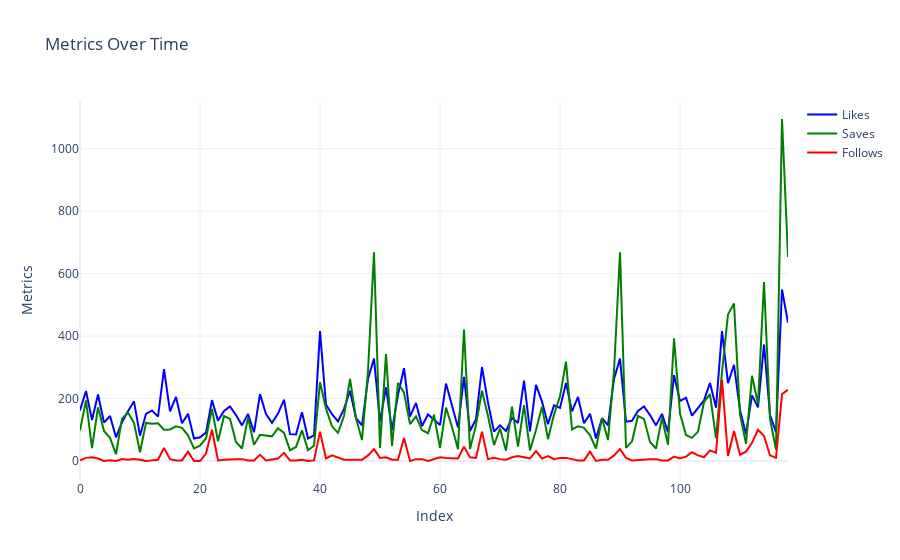

Notebook code cell kept with this figure:
### Code cell
# Creating a line plot for metrics over time using index
fig = go.Figure()

# Adding traces for each metric
metrics = ['Likes', 'Saves', 'Follows']
colors = ['blue', 'green', 'red']

for metric, color in zip(metrics, colors):
    fig.add_trace(go.Scatter(x=df.index, y=df[metric], mode='lines', name=metric, line=dict(color=color)))

# Updating the layout
fig.update_layout(title='Metrics Over Time',
                  xaxis_title='Index',
                  yaxis_title='Metrics')

# Showing the plot
fig.show()

### Figure 1 — Plotly figure (JSON) as saved in the notebook; plotly's stock layout.template omitted (floating-point values rounded to 4 significant figures)
{"data": [{"line": {"color": "blue"}, "mode": "lines", "name": "Likes", "type": "scatter", "x": [0, 1, 2, 3, 4, 5, 6, 7, 8, 9, 10, 11, 12, 13, 14, 15, 16, 17, 18, 19, 20, 21, 22, 23, 24, 25, 26, 27, 28, 29, 30, 31, 32, 33, 34, 35, 36, 37, 38, 39, 40, 41, 42, 43, 44, 45, 46, 47, 48, 49, 50, 51, 52, 53, 54, 55, 56, 57, 58, 59, 60, 61, 62, 63, 64, 65, 66, 67, 68, 69, 70, 71, 72, 73, 74, 75, 76, 77, 78, 79, 80, 81, 82, 83, 84, 85, 86, 87, 88, 89, 90, 91, 92, 93, 94, 95, 96, 97, 98, 99, 100, 101, 102, 103, 104, 105, 106, 107, 108, 109, 110, 111, 112, 113, 114, 115, 116, 117, 118], "y": [162, 224, 131, 213, 123, 144, 76, 124, 159, 191, 81, 151, 162, 142, 294, 159, 205, 121, 151, 72, 76, 91, 195, 129, 160, 175, 147, 114, 151, 92, 214, 150, 122, 152, 196, 86, 85, 156, 72, 82, 416, 180, 150, 127, 167, 225, 137, 114, 263, 328, 126, 236, 99, 212, 297, 142, 186, 112, 149, 132, 115, 248, 178, 107, 269, 96, 134, 301, 187, 94, 114, 96, 138, 122, 257, 95, 244, 190, 118, 178, 170, 250, 159, 205, 121, 151, 72, 137, 114, 263, 328, 126, 129, 160, 175, 147, 114, 151, 92, 275, 192, 203, 145, 168, 194, 250, 171, 416, 249, 308, 163, 86, 210, 172, 373, 148, 92, 549, 443]}, {"line": {"color": "green"}, "mode": "lines", "name": "Saves", "type": "scatter", "x": [0, 1, 2, 3, 4, 5, 6, 7, 8, 9, 10, 11, 12, 13, 14, 15, 16, 17, 18, 19, 20, 21, 22, 23, 24, 25, 26, 27, 28, 29, 30, 31, 32, 33, 34, 35, 36, 37, 38, 39, 40, 41, 42, 43, 44, 45, 46, 47, 48, 49, 50, 51, 52, 53, 54, 55, 56, 57, 58, 59, 60, 61, 62, 63, 64, 65, 66, 67, 68, 69, 70, 71, 72, 73, 74, 75, 76, 77, 78, 79, 80, 81, 82, 83, 84, 85, 86, 87, 88, 89, 90, 91, 92, 93, 94, 95, 96, 97, 98, 99, 100, 101, 102, 103, 104, 105, 106, 107, 108, 109, 110, 111, 112, 113, 114, 115, 116, 117, 118], "y": [98, 194, 41, 172, 96, 74, 22, 135, 155, 122, 28, 122, 119, 121, 100, 101, 111, 106, 82, 40, 49, 72, 167, 63, 144, 135, 61, 40, 139, 52, 84, 81, 79, 105, 90, 34, 45, 98, 35, 49, 252, 167, 111, 90, 144, 263, 137, 67, 288, 668, 42, 342, 48, 250, 219, 118, 143, 99, 89, 148, 42, 171, 109, 38, 421, 38, 116, 225, 144, 51, 104, 33, 174, 46, 179, 34, 99, 174, 70, 149, 207, 318, 101, 111, 106, 82, 40, 137, 67, 288, 668, 42, 63, 144, 135, 61, 40, 139, 52, 393, 152, 83, 74, 94, 188, 214, 73, 285, 469, 504, 149, 55, 273, 182, 573, 135, 36, 1095, 653]}, {"line": {"color": "red"}, "mode": "lines", "name": "Follows", "type": "scatter", "x": [0, 1, 2, 3, 4, 5, 6, 7, 8, 9, 10, 11, 12, 13, 14, 15, 16, 17, 18, 19, 20, 21, 22, 23, 24, 25, 26, 27, 28, 29, 30, 31, 32, 33, 34, 35, 36, 37, 38, 39, 40, 41, 42, 43, 44, 45, 46, 47, 48, 49, 50, 51, 52, 53, 54, 55, 56, 57, 58, 59, 60, 61, 62, 63, 64, 65, 66, 67, 68, 69, 70, 71, 72, 73, 74, 75, 76, 77, 78, 79, 80, 81, 82, 83, 84, 85, 86, 87, 88, 89, 90, 91, 92, 93, 94, 95, 96, 97, 98, 99, 100, 101, 102, 103, 104, 105, 106, 107, 108, 109, 110, 111, 112, 113, 114, 115, 116, 117, 118], "y": [2, 10, 12, 8, 0, 2, 0, 6, 4, 6, 4, 0, 2, 4, 42, 6, 2, 2, 30, 0, 0, 24, 100, 2, 4, 6, 6, 6, 2, 2, 20, 2, 4, 8, 26, 2, 2, 4, 0, 2, 94, 8, 18, 10, 4, 4, 4, 4, 18, 38, 10, 12, 4, 4, 74, 0, 6, 6, 0, 6, 12, 10, 8, 8, 46, 12, 10, 94, 6, 10, 6, 4, 12, 16, 12, 8, 32, 8, 16, 6, 10, 10, 6, 2, 2, 30, 0, 4, 4, 18, 38, 10, 2, 4, 6, 6, 6, 2, 2, 14, 8, 14, 28, 18, 12, 34, 26, 260, 16, 96, 20, 30, 58, 100, 80, 18, 10, 214, 228]}], "layout": {"title": {"text": "Metrics Over Time"}, "xaxis": {"title": {"text": "Index"}}, "yaxis": {"title": {"text": "Metrics"}}}}
